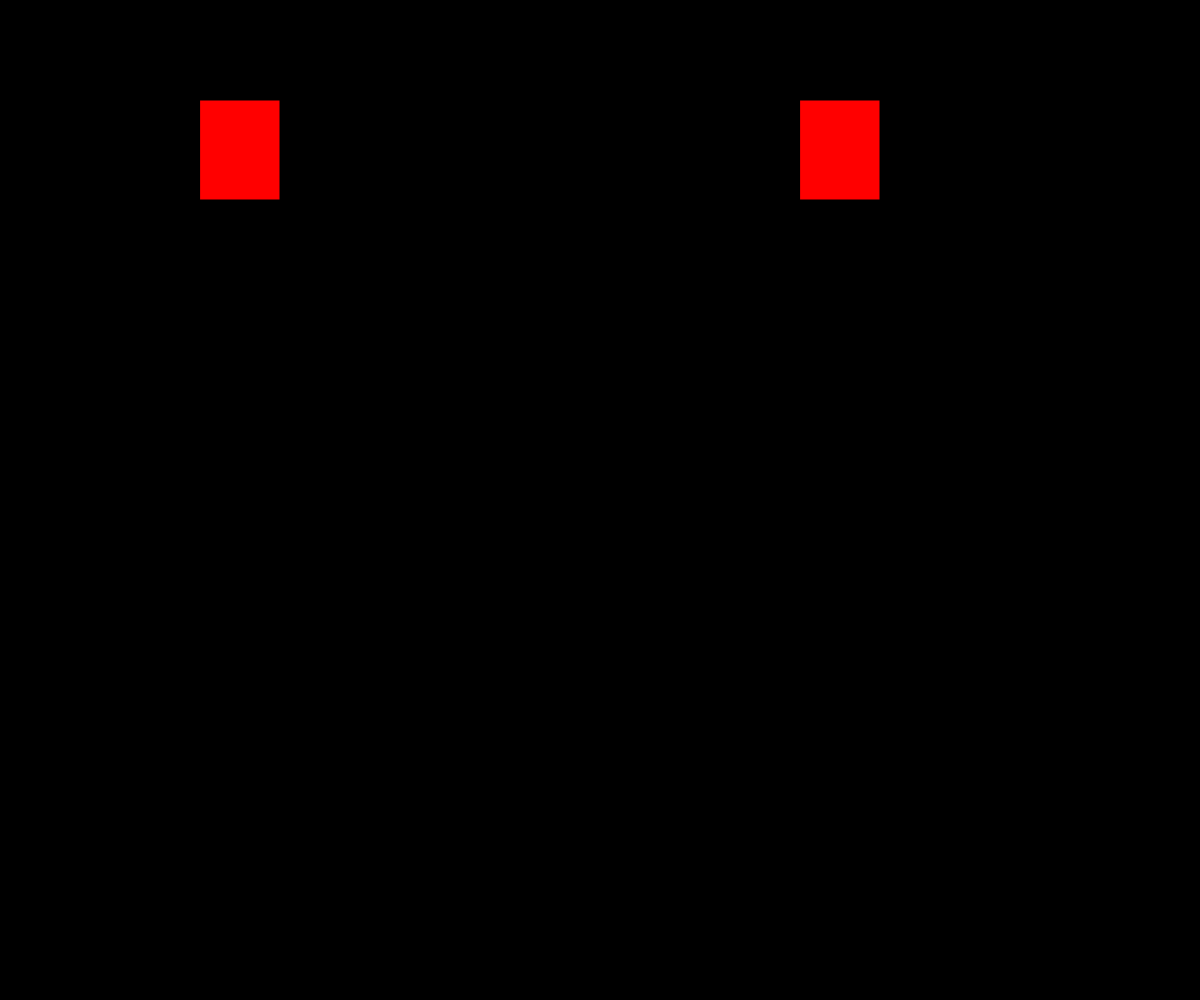
Frame 1 (no input)
Frame 60 (no input): identical to frame 1, image omitted
Frame 120 (the mouse pressed at the canvas centre since frame 60): identical to frame 1, image omitted

The p5.js sketch that drew this single still picture (run headless with seeded random() and noise() and a simulated clock; from frame 60 on, the mouse is pressed at the canvas centre):

// p5.js sketch
// ── sketch.js
//let bg = 0
let pum = []
let y2 =100
let y =100
const stars = []
const starsLength = 400
function setup() {
	createCanvas(windowWidth, windowHeight);
	//for(i=0; i<starsLength; i++){
	//	stars.push(craeteStars())
	//}
}

function draw() {
	background('black')
	//drawStars()

	
	fill('red')
	
	if (keyIsDown(UP_ARROW))
		y2--
	if (keyIsDown(DOWN_ARROW))
		y2++
	if (keyIsDown(87))
		y-- 
	if (keyIsDown(83))
		y++
	rect(200, y, 80, 100)
	rect(800, y2, 80, 100)
	for (let i=0; i<pum.length;i++) {
		fill(pum[i].c)
		rect(pum[i].x++, y, pum[i].t, 20)
		pum[i].move()
		
	}
}
/*
function craeteStars(){
	
	let x = floor(random(1, width))
	let y = floor(random(1, height))
	const r = floor(2,5)
	const c = color(255,255,255)
	
	return{
		x,
		y,
		r,
		c,
		
	}
}
}

function drawStars(){
	stars.forEach((s)=>{
		fill(s.c)
		noStroke()
		ellipse(s.x, s.y, s.r, s.r)
	})
}*/


function keyPressed(){
		if (keyCode  == UP_ARROW) {
		//bg = bg == 255 ? 0 : 255
		y--
	}else if (keyCode == DOWN_ARROW) {
		y++
	
	}
}
	
